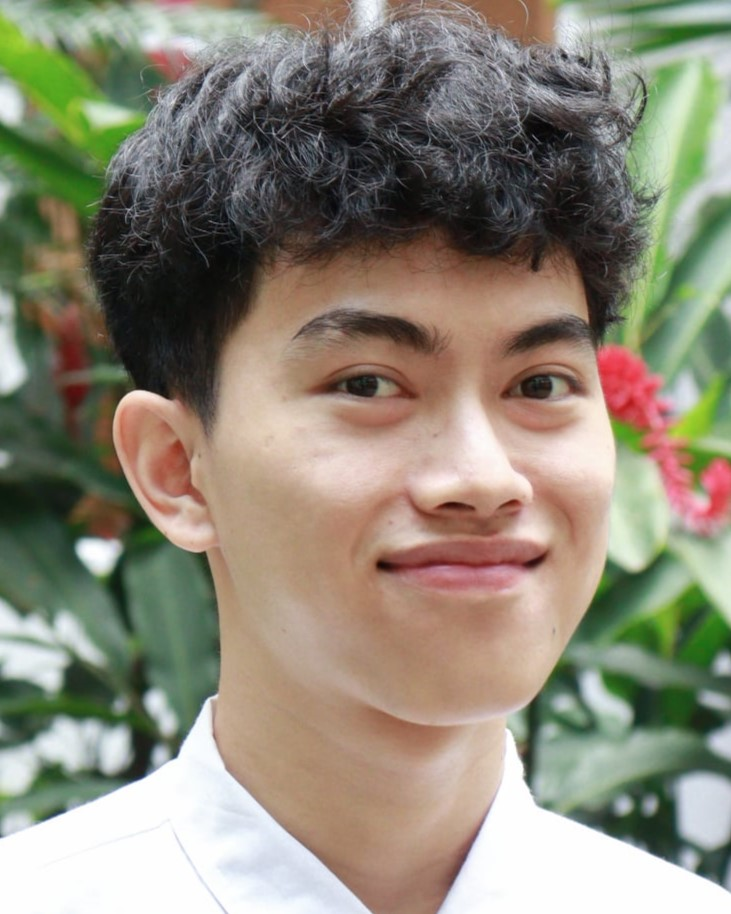
#> input picture Infer/Input/Content/qh.jpeg, 731 x 914 px
$ python B_tileImg.py --source_dir ../Infer/Input/Content --target_dir out
#> lines starting #> are read from the running program, lines starting #| are printed output that depends on the picture
import os
import argparse
from PIL import Image

def tile_image(img, tile_size, stride):
    """
    Generate tiles of size tile_size x tile_size with given stride,
    ensuring full coverage by adding edge tiles if needed.
    """
    w, h = img.size
    xs = list(range(0, w - tile_size + 1, stride))
    ys = list(range(0, h - tile_size + 1, stride))

    # Ensure coverage of the right and bottom edges
    if xs[-1] != w - tile_size:
        xs.append(w - tile_size)
    if ys[-1] != h - tile_size:
        ys.append(h - tile_size)

    for y in ys:
        for x in xs:
            yield x, y, img.crop((x, y, x + tile_size, y + tile_size))

def main():
    parser = argparse.ArgumentParser(description="Tile images with overlap to generate 224x224 patches.")
    parser.add_argument('--source_dir', type=str, required=True, help='Directory of style images.')
    parser.add_argument('--target_dir', type=str, required=True, help='Directory to save tiles.')
    parser.add_argument('--tile_size', type=int, default=224, help='Size of each tile.')
    parser.add_argument('--overlap', type=float, default=0.5, help='Overlap ratio between tiles (0-1).')

    args = parser.parse_args()
    stride = int(args.tile_size * (1 - args.overlap))
    if stride < 1:
        stride = 1

    os.makedirs(args.target_dir, exist_ok=True)
    count = 0

    for fname in os.listdir(args.source_dir):
        if fname.lower().endswith(('.jpg', '.jpeg', '.png', '.webp', '.bmp', '.tiff')):
            img_path = os.path.join(args.source_dir, fname)
            img = Image.open(img_path).convert('RGB')
#> img is the input picture: PIL image 731x914 RGB; mean R, G, B 141.7, 136.2, 119.8
            base = os.path.splitext(fname)[0]

            for x, y, tile in tile_image(img, args.tile_size, stride):
                out_name = f"{base}_{x}_{y}.png"
                tile.save(os.path.join(args.target_dir, out_name))
                count += 1
#> this loop made 48 passes
#> (x, y, out_name) on passes 1 to 12: (0, 0, 'qh_0_0.png'), (112, 0, 'qh_112_0.png'), (224, 0, 'qh_224_0.png'), (336, 0, 'qh_336_0.png'), (448, 0, 'qh_448_0.png'), (507, 0, 'qh_507_0.png'), (0, 112, 'qh_0_112.png'), (112, 112, 'qh_112_112.png'), (224, 112, 'qh_224_112.png'), (336, 112, 'qh_336_112.png'), (448, 112, 'qh_448_112.png'), (507, 112, 'qh_507_112.png')
#> pass 1, in main, `tile.save(os.path.join(args.target_dir, out_name))`:
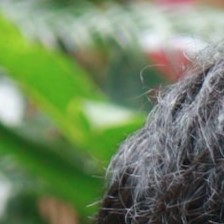
#> saved as qh_0_0.png: PIL image 224x224 RGB; mean R, G, B 112.8, 132.3, 97.8
#> pass 2, in main, `tile.save(os.path.join(args.target_dir, out_name))`:
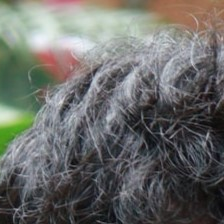
#> saved as qh_112_0.png: PIL image 224x224 RGB; mean R, G, B 105.8, 106.7, 103.8
#> after the loop, count = 48

    print(f"✅ Created {count} tiles in '{args.target_dir}'")
#| ✅ Created 48 tiles in 'out'

if __name__ == "__main__":
    main()

# Usage example:
# python tile_style_images.py --source_dir ./style_raw --target_dir ./style_tiled --tile_size 224 --overlap 0.5
